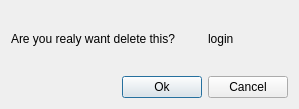
<?xml version="1.0" encoding="UTF-8"?>
<ui version="4.0">
 <class>ResumeDeleteWindow</class>
 <widget class="QDialog" name="ResumeDeleteWindow">
  <property name="geometry">
   <rect>
    <x>0</x>
    <y>0</y>
    <width>299</width>
    <height>109</height>
   </rect>
  </property>
  <property name="windowTitle">
   <string>Dialog</string>
  </property>
  <layout class="QGridLayout" name="gridLayout">
   <item row="0" column="2">
    <spacer name="verticalSpacer_2">
     <property name="orientation">
      <enum>Qt::Vertical</enum>
     </property>
     <property name="sizeHint" stdset="0">
      <size>
       <width>20</width>
       <height>23</height>
      </size>
     </property>
    </spacer>
   </item>
   <item row="1" column="0" colspan="2">
    <widget class="QLabel" name="l_text">
     <property name="text">
      <string>Are you realy want delete this?</string>
     </property>
    </widget>
   </item>
   <item row="1" column="2">
    <widget class="QLabel" name="l_login">
     <property name="text">
      <string>login</string>
     </property>
    </widget>
   </item>
   <item row="2" column="2">
    <spacer name="verticalSpacer">
     <property name="orientation">
      <enum>Qt::Vertical</enum>
     </property>
     <property name="sizeHint" stdset="0">
      <size>
       <width>20</width>
       <height>25</height>
      </size>
     </property>
    </spacer>
   </item>
   <item row="3" column="0">
    <spacer name="horizontalSpacer">
     <property name="orientation">
      <enum>Qt::Horizontal</enum>
     </property>
     <property name="sizeHint" stdset="0">
      <size>
       <width>124</width>
       <height>20</height>
      </size>
     </property>
    </spacer>
   </item>
   <item row="3" column="1">
    <widget class="QPushButton" name="btn_ok">
     <property name="text">
      <string>Ok</string>
     </property>
    </widget>
   </item>
   <item row="3" column="2">
    <widget class="QPushButton" name="btn_cancel">
     <property name="text">
      <string>Cancel</string>
     </property>
    </widget>
   </item>
  </layout>
 </widget>
 <resources/>
 <connections/>
</ui>
